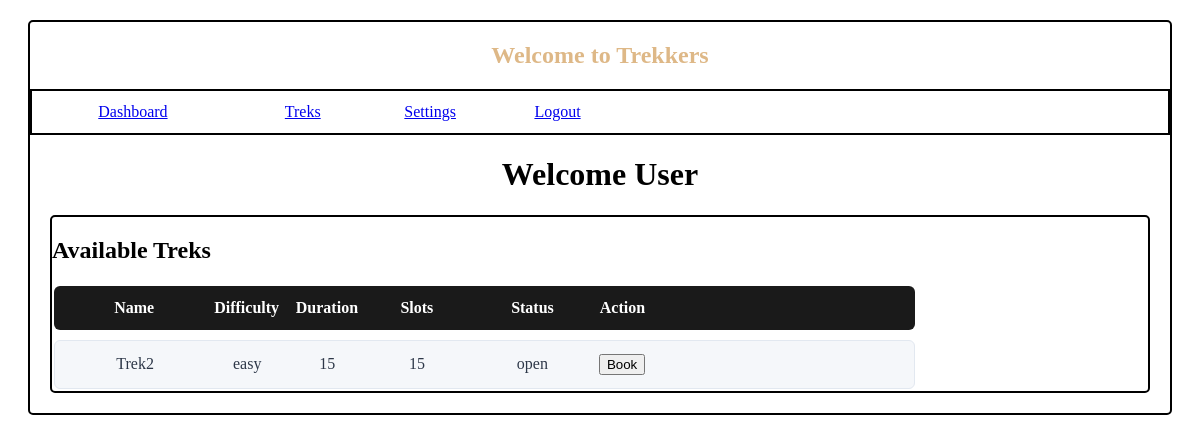
/user_dashboard?section=treks (signed in), run on the app's committed database.
### model.py (models this page shows)
class trek(db.Model):
    trek_id = db.Column(db.Integer,primary_key = True,autoincrement=True)
    name = db.Column(db.String(50),nullable=False)
    difficulty = db.Column(db.String(20),nullable=False)
    duration = db.Column(db.Integer,nullable=False)
    slots = db.Column(db.Integer,nullable=False)
    assigned_staff = db.Column(db.Integer,db.ForeignKey(user.user_id),nullable=True)
    status = db.Column(db.String(20),default='open')
    location = db.Column(db.String(100),default='To be announced')
    bookings = db.relationship('booking', backref='trek',cascade="all, delete")
    staff = db.relationship('user', backref='treks_assigned')

### main.py (the view, shortened to what this page needs)
@app.route('/user_dashboard',methods=['GET','POST'])
def user_dashboard():
    if 'role' not in session or session['role'] != 'user':
        return redirect(url_for('user_login'))
    section = request.args.get('section','dashboard')
    data=None
    user=user_model.query.get(session['user_id'])
    bookings=booking_model.query.filter_by(user_id=session['user_id']).all()
    user_treks = [b.trek_id for b in bookings]
    if section == 'treks':
        data=trek_model.query.all()
    return render_template('user_dashboard.html',section=section,data=data,bookings=bookings,user_treks=user_treks,user=user)

### templates/user_dashboard.html (shortened to what this page needs)
{%extends "base.html"%}
{%block content%}
<div class="row-align">
    <a href="{{ url_for('user_dashboard') }}">Dashboard</a>
    <a href="{{ url_for('user_dashboard', section='treks') }}">Treks</a>
    <a href="{{url_for('user_dashboard',section='settings')}}">Settings</a>
    <a href="{{ url_for('logout') }}">Logout</a>
</div>
<h1 style="display: block; text-align: center;">Welcome User</h1>
{% if section == 'dashboard' %}
<div class="container">
    <h2>Dashboard</h2>
    <div class="container">
        <h3>Your Bookings</h3>
        <table>
            <tr class="trek-header">
                <th>Trek Name</th>
                <th>Status</th>
            </tr>
            {% for b in bookings %}
            <tr class="trek-row">
                <td>{{ b.trek.name }}</td>
                <td>{{ b.booking_status }}</td>
            </tr>
            {% endfor %}
        </table>
    </div>
    {% elif section == 'treks' %}
    <div class="container">
        <h2>Available Treks</h2>
        <table>
            <tr class="trek-header">
                <th>Name</th>
                <th>Difficulty</th>
                <th>Duration</th>
                <th>Slots</th>
                <th>Status</th>
                <th>Action</th>
            </tr>
            {% for t in data %}
            <tr class="trek-row">
                <td>{{ t.name }}</td>
                <td>{{ t.difficulty }}</td>
                <td>{{ t.duration }}</td>
                <td>{{ t.slots }}</td>
                <td>{{t.status}}</td>
                <td>
                    {% if t.trek_id in user_treks %}
                    Already Booked
                    {% elif t.status != 'open' %}
                    Not Available
                    {% elif t.slots <= 0 %} Slots Full {% else %} <form action="/book_trek/{{ t.trek_id }}"
                        method="POST">
                        <button type="submit">Book</button>
                        </form>
                        {% endif %}
                </td>
            </tr>
            {% endfor %}
        </table>
    </div>
    {%endif%}
</div>
{%endblock%}

### static/main.css (style rules this page uses)
.container { margin: 20px; border: 2px solid black; border-radius: 5px; }
.trek-header, .trek-row { display: grid; grid-template-columns: 2fr 1.5fr 1fr 1.8fr 1.8fr 1fr 1.8fr 2fr; padding: 12px 16px; text-align: center; align-items: center; }
.row-align { border: 2px solid black; display: grid; grid-template-columns: 2fr 2fr 1fr 2fr 2fr 2fr 2fr; padding: 12px 16px; text-align: center ; align-items: center; }
.trek-header { background-color: #1a1a1a; color: #ffffff; font-weight: 600; border-radius: 6px; margin-bottom: 10px; }
.trek-row { background-color: #f5f7fa; color: #2d3748; border: 1px solid #e2e8f0; border-radius: 6px; }

### data on the page
trek: name "Trek2", difficulty "easy", duration "15", slots "15", status "open"
